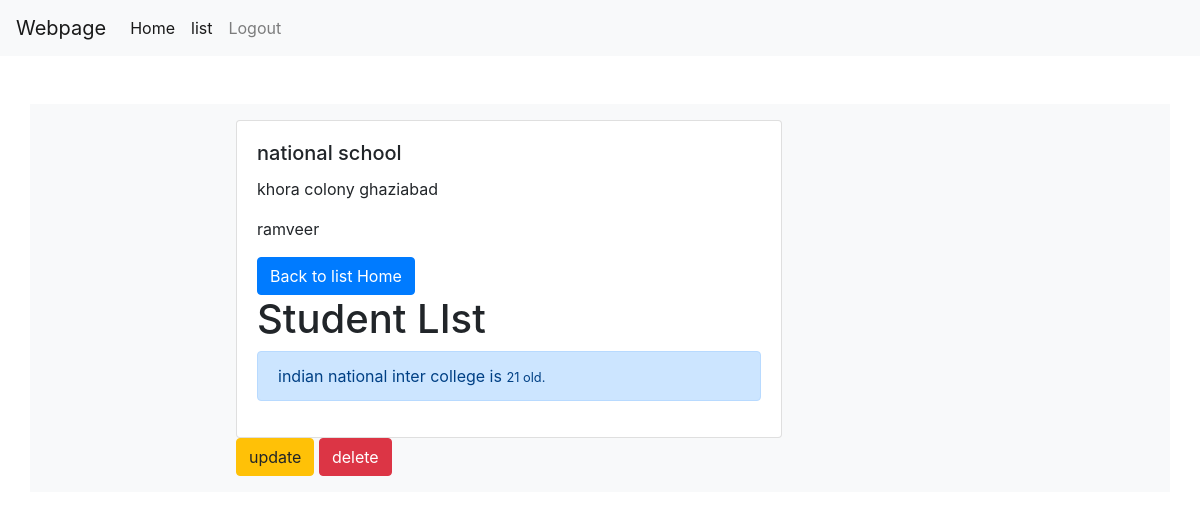
/cbv/detail/6/ (signed in), run on the app's committed database.
### CBV/models.py (models this page shows, shortened)
class School(models.Model):
    name=models.CharField(max_length=256)
    principal=models.CharField(max_length=256)
    address=models.CharField(max_length=256)

class Student(models.Model):
    name=models.CharField(max_length=256)
    school=models.ForeignKey(School,related_name='student')
    age=models.PositiveIntegerField()

### CBV/views.py (the view)
# urls.py: url(r'^detail/(?P<pk>\d+)/$',views.MyDetail.as_view(),name="school_detail"),
class MyDetail(DetailView):
    context_object_name="school_detail"
    model=models.School
    template_name="CBV/school_detail.html"

### CBV/templates/CBV/school_detail.html
{% extends "CBV/base.html" %}
{%block body_block %}
<div class="card w-75">
    <div class="card-body">
      <h5 class="card-title">{{school_detail.name}}</h5>
      <p>{{school_detail.address}}</p>
      <p>{{school_detail.principal}}</p>
      <a href="{% url 'cbv:school_list'%}" class="btn btn-primary">Back to list Home</a>
        <h1 mt-2 class="">Student LIst</h1>
      {% for stud in school_detail.student.all %}
      <div class="alert alert-primary mt-1">{{stud.name}} is <small>{{stud.age}} old.</small></div>
      {% endfor %}
    </div>
  </div>
<a href="{% url 'cbv:update' pk=school_detail.pk %}" class="btn-warning btn">update</a>
<a href="{% url 'cbv:Delete' pk=school_detail.pk %}" class="btn-danger btn ">delete</a>
{% endblock %}

### data on the page
School: name "national school", address "khora colony ghaziabad", principal "ramveer"
Student: name "indian national inter college", age "21"
